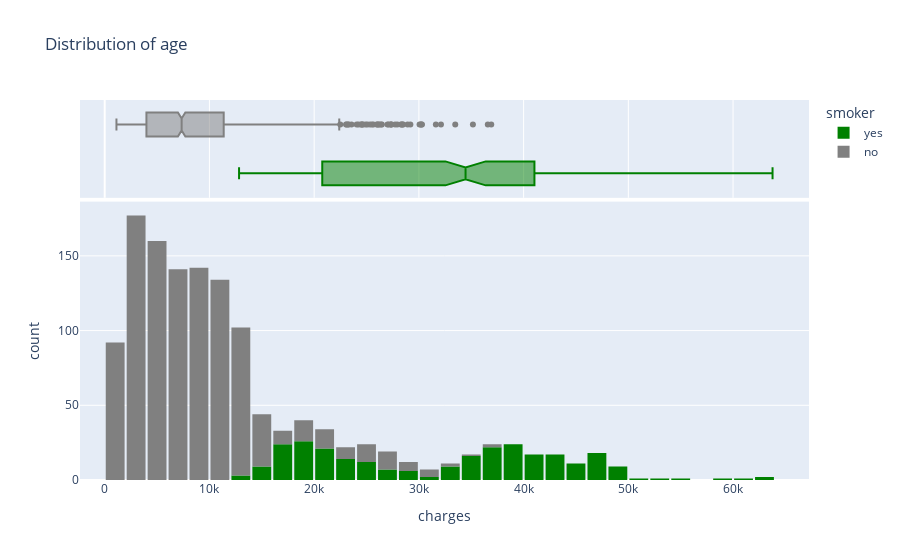

Notebook code cell kept with this figure:
### Code cell
fig = px.histogram(df, x= 'charges', marginal='box', color='smoker',color_discrete_sequence=['green', 'grey'], title='Distribution of age')
fig.update_layout(bargap=0.1)
fig.show()

### Figure 1 — Plotly figure (JSON) as saved in the notebook; plotly's stock layout.template omitted (floating-point values rounded to 4 significant figures; data arrays with more than 128 entries replaced by an {"elided": "..."} marker saying what was removed)
{"data": [{"alignmentgroup": "True", "bingroup": "x", "hovertemplate": "smoker=yes<br>charges=%{x}<br>count=%{y}<extra></extra>", "legendgroup": "yes", "marker": {"color": "green", "pattern": {"shape": ""}}, "name": "yes", "offsetgroup": "yes", "orientation": "v", "showlegend": true, "type": "histogram", "x": {"elided": "274 float values"}, "xaxis": "x", "yaxis": "y"}, {"alignmentgroup": "True", "hovertemplate": "smoker=yes<br>charges=%{x}<extra></extra>", "legendgroup": "yes", "marker": {"color": "green"}, "name": "yes", "notched": true, "offsetgroup": "yes", "showlegend": false, "type": "box", "x": {"elided": "274 float values"}, "xaxis": "x2", "yaxis": "y2"}, {"alignmentgroup": "True", "bingroup": "x", "hovertemplate": "smoker=no<br>charges=%{x}<br>count=%{y}<extra></extra>", "legendgroup": "no", "marker": {"color": "grey", "pattern": {"shape": ""}}, "name": "no", "offsetgroup": "no", "orientation": "v", "showlegend": true, "type": "histogram", "x": {"elided": "1064 float values"}, "xaxis": "x", "yaxis": "y"}, {"alignmentgroup": "True", "hovertemplate": "smoker=no<br>charges=%{x}<extra></extra>", "legendgroup": "no", "marker": {"color": "grey"}, "name": "no", "notched": true, "offsetgroup": "no", "showlegend": false, "type": "box", "x": {"elided": "1064 float values"}, "xaxis": "x2", "yaxis": "y2"}], "layout": {"bargap": 0.1, "barmode": "relative", "legend": {"title": {"text": "smoker"}, "tracegroupgap": 0}, "title": {"text": "Distribution of age"}, "xaxis": {"anchor": "y", "domain": [0, 1], "title": {"text": "charges"}}, "xaxis2": {"anchor": "y2", "domain": [0, 1], "matches": "x", "showgrid": true, "showticklabels": false}, "yaxis": {"anchor": "x", "domain": [0, 0.7326], "title": {"text": "count"}}, "yaxis2": {"anchor": "x2", "domain": [0.7426, 1], "matches": "y2", "showgrid": false, "showline": false, "showticklabels": false, "ticks": ""}}}
